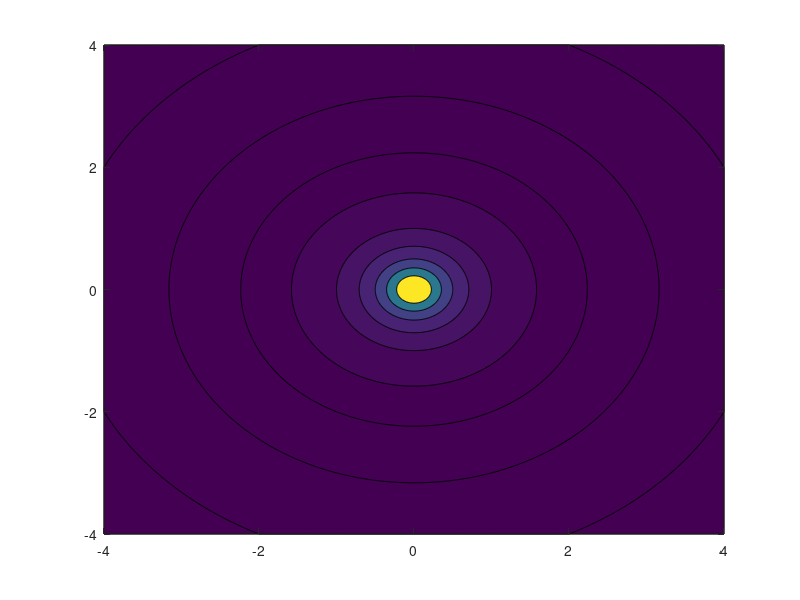

MATLAB code to generate this figure: (Note: this script raises an error after producing the figure.)
xst = [-2 2 -0.75 -0.75 -0.5 -0.5 -0.25 -0.25]';
yst = [0 0 1 -1 1 -1 1 -1]';
x = [-4:0.01:4]; y = x; n = size(x, 2);
x = repmat(x, n, 1); y = repmat(y', 1, n);
t = 0;
u = ((x+t).^2-y.^2)./((x+t).^2+y.^2).^2; v = 2*(x+t).*y./((x+t).^2+y.^2).^2; vel = (v.^2+u.^2).^0.5;
[C, h] = contourf(x, y, vel, [0.03, 0.05, 0.1, 0.2, 0.4, 1.0, 2, 4, 8, 20]);
%h.Fill='off';
hold on
x = x(1, 1:1);
y = y(1, 1:1);
%xst = xst(3); yst = yst(3);
streamlinePlotter(xst, yst)